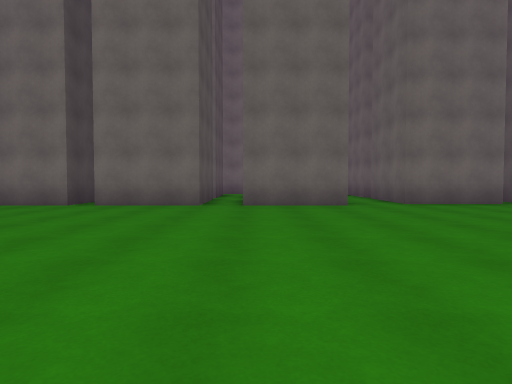
view 1 (above)

24 first-person views from a walk through a 3-D level made in the Unity game engine. The camera is 1.2 m above the floor, tilts 2° down and sees 75° across. The floor is counted in squares, 2 m on a side. Each view is taken from the middle of a square. On the plan, view 1 faces up. The plan holds only what a view shows up to about 10 squares ahead; the rest is blank. The place goes on beyond the plan.

view 2
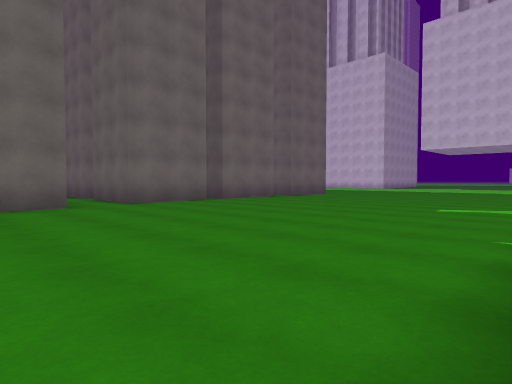

view 3
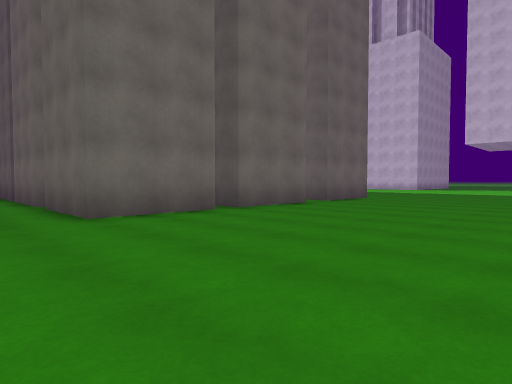

view 4
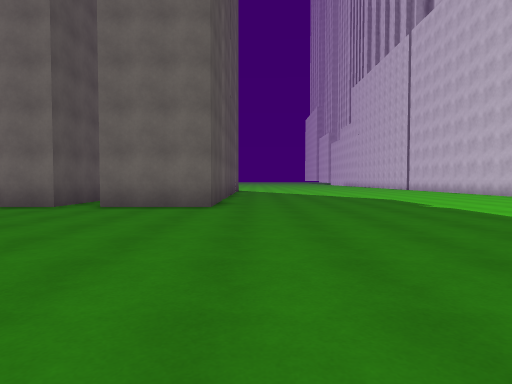

view 5
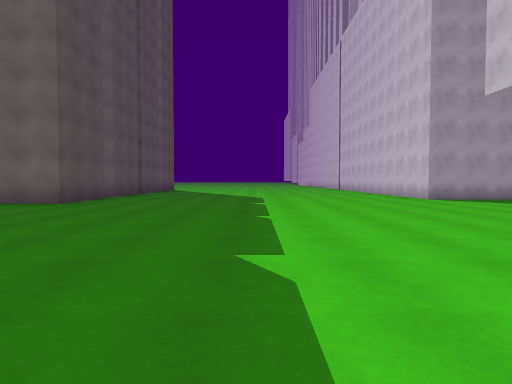

view 6
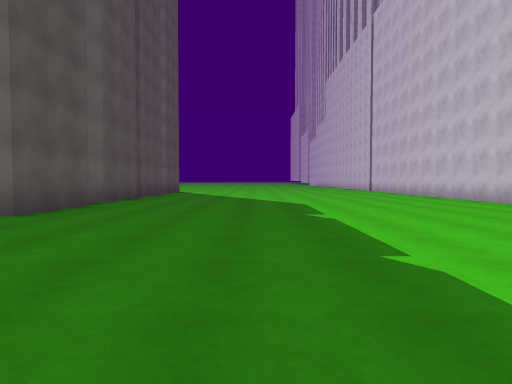

view 7
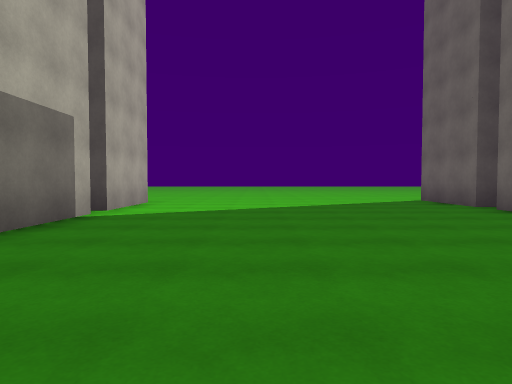

view 8
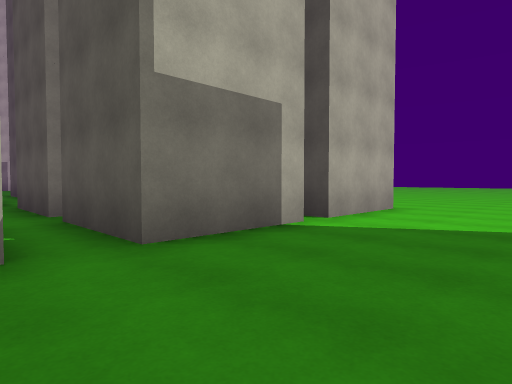

view 9
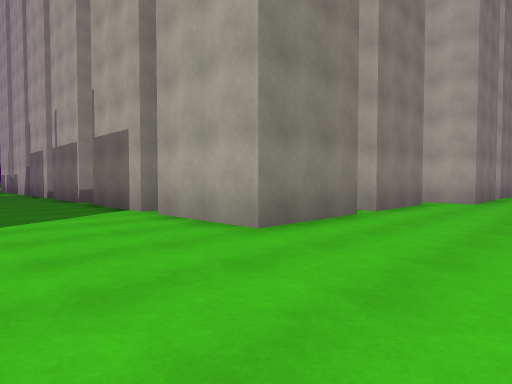

view 10
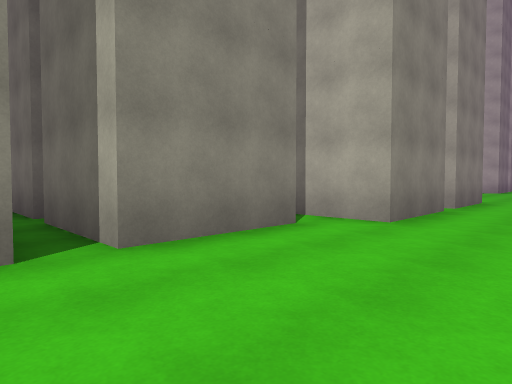

view 11
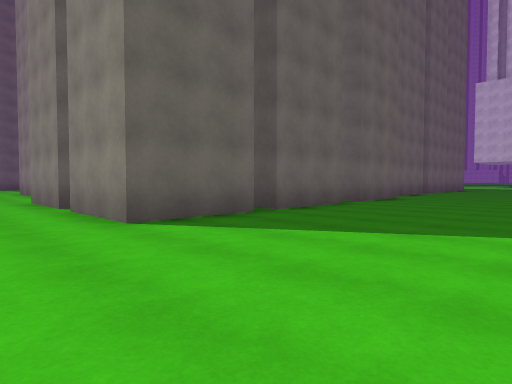

view 12
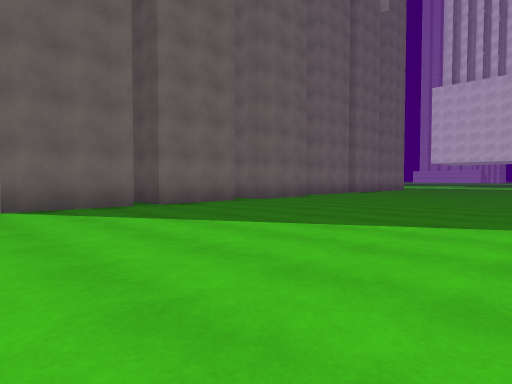

view 13
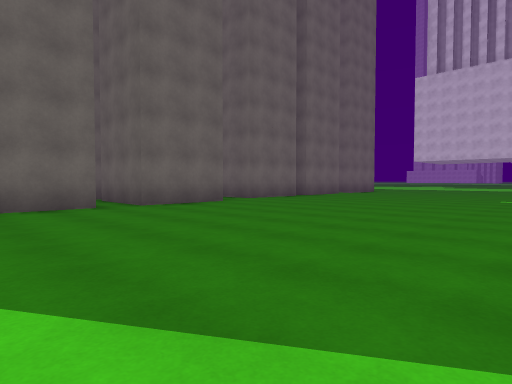

view 14
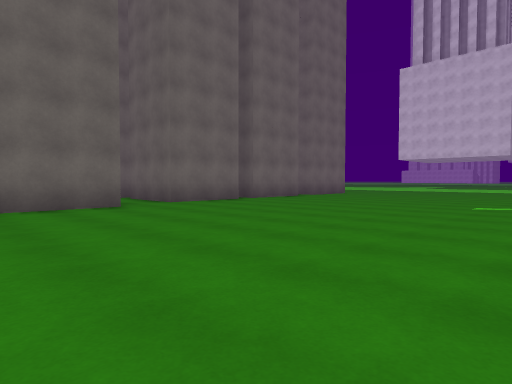

view 15
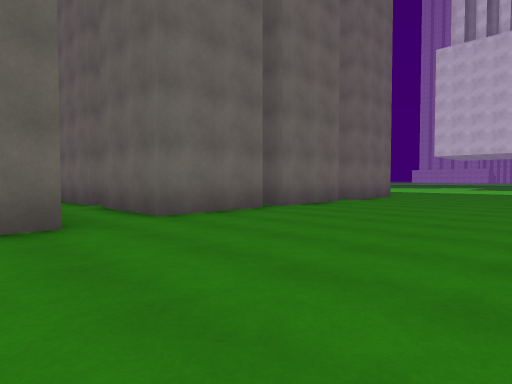

view 16
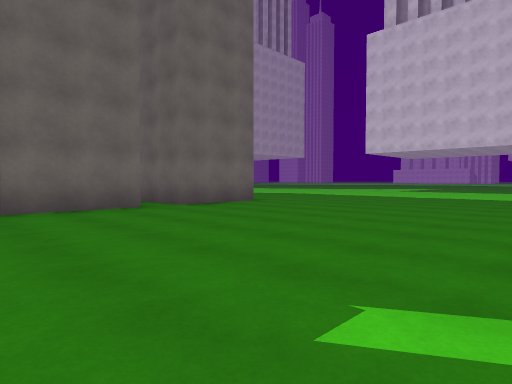

view 17
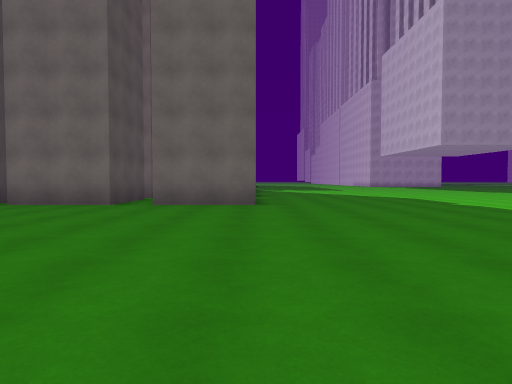

view 18
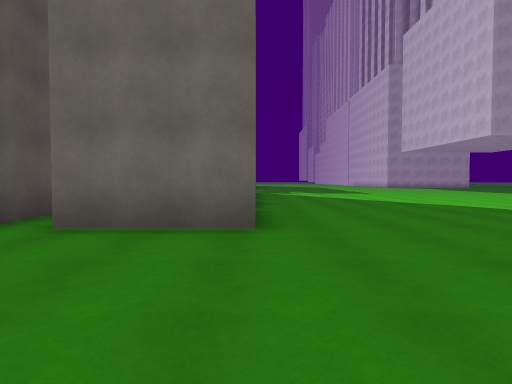

view 19
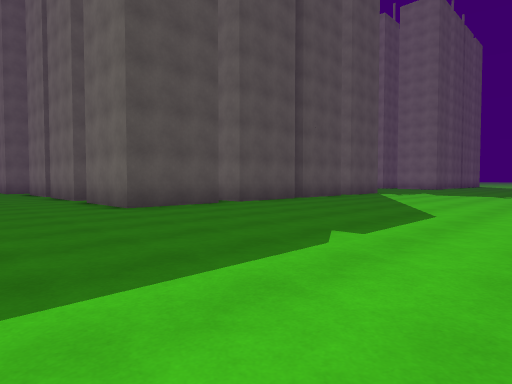

view 20
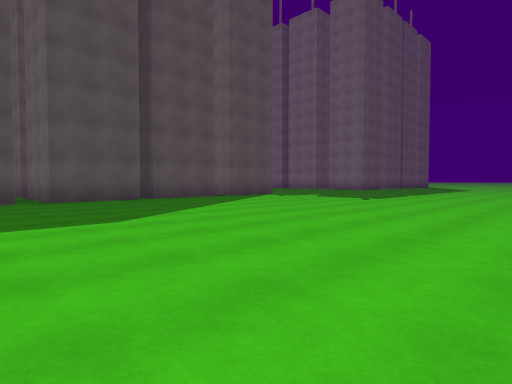

view 21
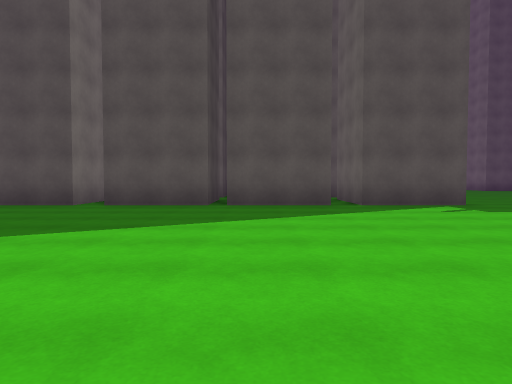

view 22
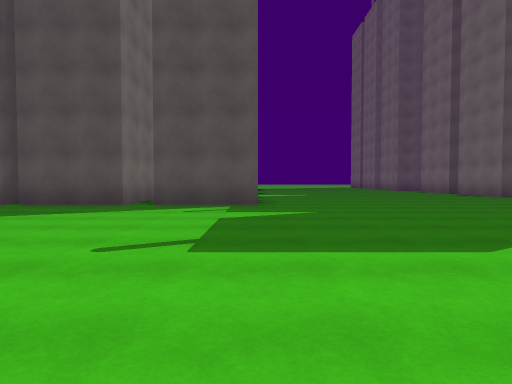

view 23
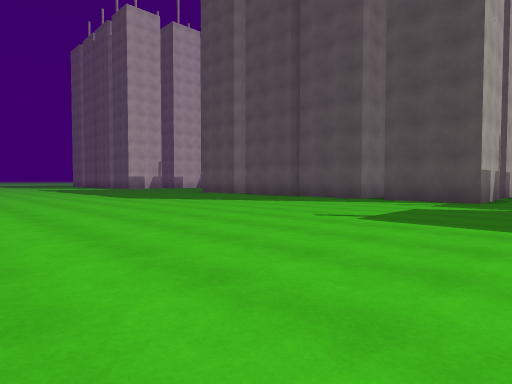

view 24
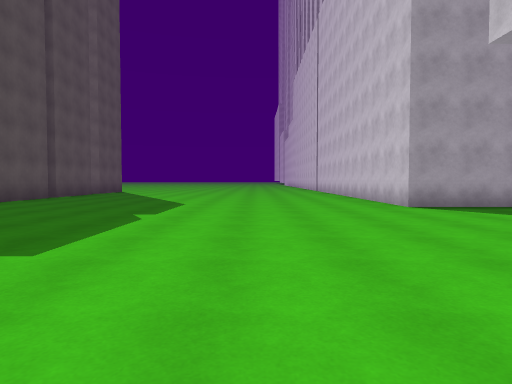

### Floor plan
Points are (right, up) in squares from view 1. A wall is a line through its corners. A room is listed if a view was taken in it or the views show most of it. See-through windows are left out.
Room 1 (views 1, 2)
walls: (-3, -3.2) (-0.4, -3.2) (-0.4, -5.8); (-0.4, 0.1) (-0.4, -2.5); (0.6, -0.4) (0.6, 0.1); (-6.1, -3.2) (-3.5, -3.2)
ways out: opening at (-6, -3) to room 2; opening at (0, -4.5) to room 2; opening at (0, 0) to room 2
Room 2 (views 3, 4, 5, 6, 7, 8, 9, 10, 11, 12, 13, 14, 15, 16, 17, 18, 19, 20, 21, 22, 23, 24)
walls: (11, -6.1) (13, -6.1) (13, -8.6) (11.1, -8.6); (10.9, -3.2) (13, -3.2) (13, -5.8); (11.4, -9.4) (13, -9.4) (13, -11.9) (10.5, -11.9) (10.5, -9.8); (9.5, -10) (9.5, -11.9) (7, -11.9); (10.8, 0.1) (13, 0.1) (13, -2.4) (10.9, -2.4); (3.8, -8.6) (3.8, -6.2); (6.4, -11.9) (3.8, -11.9) (3.8, -9.4); (2.2, -12.5) (-0.3, -12.5) (-0.3, -9.9); (0.6, 0.1) (2.2, 0.1); (-1.2, -12.5) (-3.8, -12.5) (-3.8, -11); (-2.9, 0.1) (-0.4, 0.1); (6.4, 8.5) (3.8, 8.5) (3.8, 11); (-4.5, -12.5) (-7, -12.5) (-7, -9.9); (2.2, 8) (-0.4, 8); (-6.1, -5.8) (-6.1, -3.2); (-6.1, -2.5) (-6.1, 0.1) (-3.6, 0.1); (9.5, 10.8) (9.5, 8.5) (7, 8.5); (13, 11) (13, 8.5) (10.5, 8.5); (-7, -9.2) (-7, -6.7) (-5.2, -6.7); (13, 13.1) (13, 11.8); (-1.3, 9.9) (-1.3, 8) (-3.9, 8); (-4.5, 9.4) (-4.5, 8) (-7, 8); (25.8, 10.5) (23.4, 10.5) (23.4, 13.1)
ways out: opening at (-6, -3) to room 1; opening at (0, -4.5) to room 1; opening at (0, 0) to room 1; opening at (3, 9.5); opening at (4, -9)

Positions as (right, up) in squares from view 1, and headings:
1: (0, 0), facing up
2: (0, 0), facing up-right
3: (2, 3), facing up-right
4: (14, 1), facing up
5: (18, 0), facing up
6: (17, 3), facing up
7: (3, 3), facing left
8: (1, 3), facing down-left
9: (-9, 3), facing down-right
10: (-9, -2), facing down-right
11: (-9, -17), facing up-right
12: (-8, -20), facing up-right
13: (-4, -20), facing up-right
14: (-1, -20), facing up-right
15: (1, -17), facing up-right
16: (6, -19), facing up-right
17: (13, -20), facing up
18: (13, -16), facing up
19: (20, -15), facing up-left
20: (23, -11), facing up-left
21: (21, -5), facing left
22: (21, 0), facing left
23: (23, 2), facing down-left
24: (20, 3), facing up
